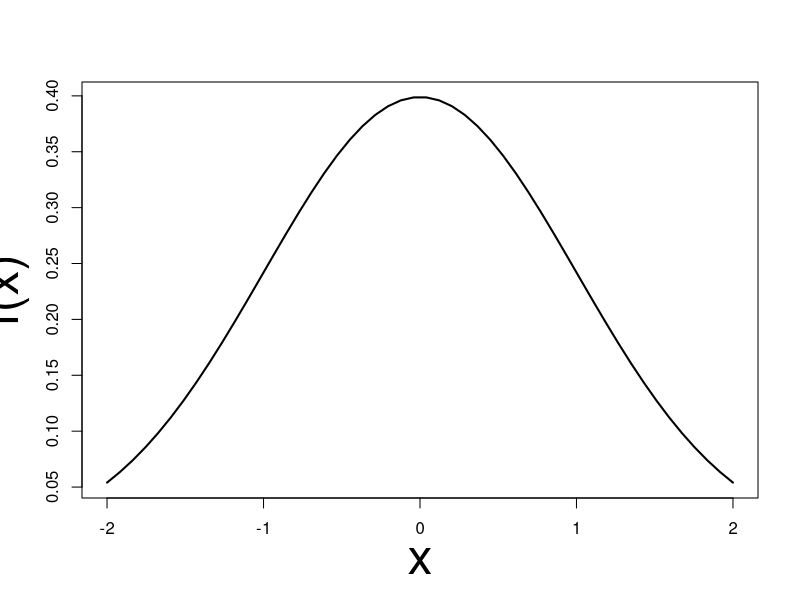
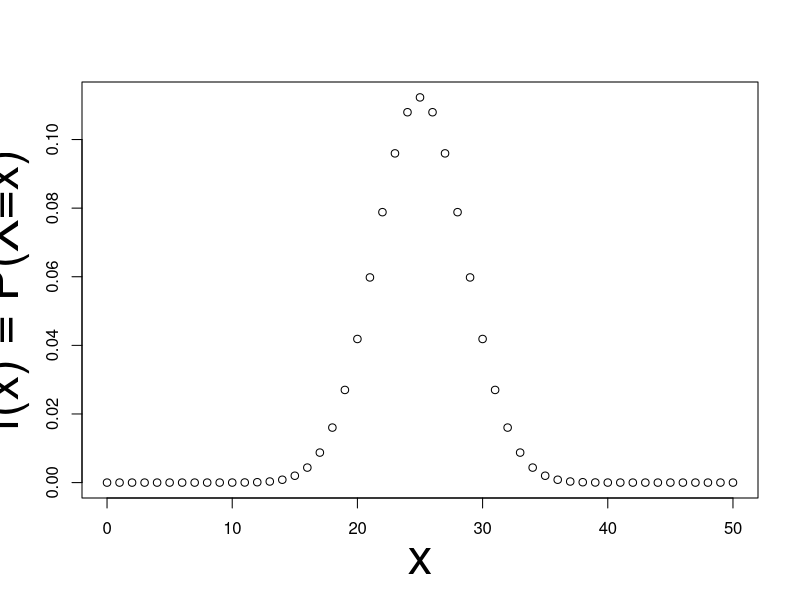
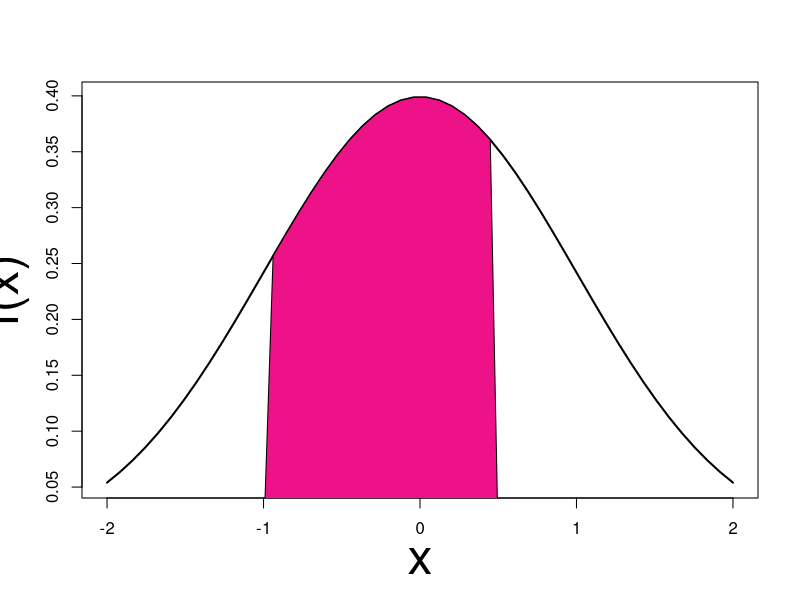
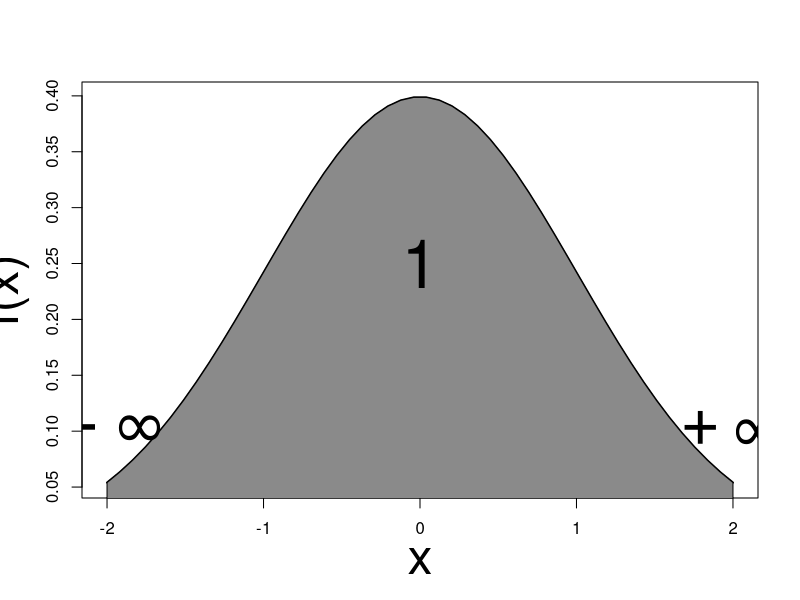

These charts were generated, in order, by the following R code:
## ---- chunk 1
myinclude = TRUE
## ---- chunk 2
#| echo: false
#| out-width: 70%
#| fig-label: fig-dist
#| fig-cap: "Distribuzioni di probabilità"
#| fig-subcap:
#|   - "Continua (Normale Standard)"
#|   - "Binomiale con $n = 50$" 
#| layout-ncol: 2
x=seq(-2,2, length.out=50)
dx = dnorm(x)
y = 0:50
db = dbinom(y, 50, prob = .50)
plot(x, dx, type = "l", lwd = 2, ylab = "f(x)", cex.lab = 3)
plot(y, db, xlab = "x", ylab = "f(x) = P(X=x)", cex.lab = 3)

## ---- chunk 3
#| echo: false
#| fig-cap: "Area sottesa alla curva compresa tra $a = -1$ e $b = 0.50$"
#| out-width: 50%
#| fig-align: center
plot(x, dx, type = "l", lwd = 2, ylab = "f(x)", cex.lab = 3)
polygon(c(-1, x[x>= -1 & x <= 0.5], 0.5), 
        c(0, dx[x>= -1 & x <= 0.5], 0), col="deeppink2")

## ---- chunk 4
#| echo: false
#| out-width: 70%
#| fig-align: center
plot(x, dx, type = "l", lwd = 2, ylab = "f(x)", cex.lab = 3)
polygon(c(-2, x[x>= -2 & x <= 2], 2), 
        c(0, dx[x>= -2 & x <= 2], 0), col="gray54")
text(-2, y = .10, expression(-infinity), cex = 4)
text(2, y = .10, expression(+infinity), cex = 4)
text(0, y = .25, 1, cex = 4)
